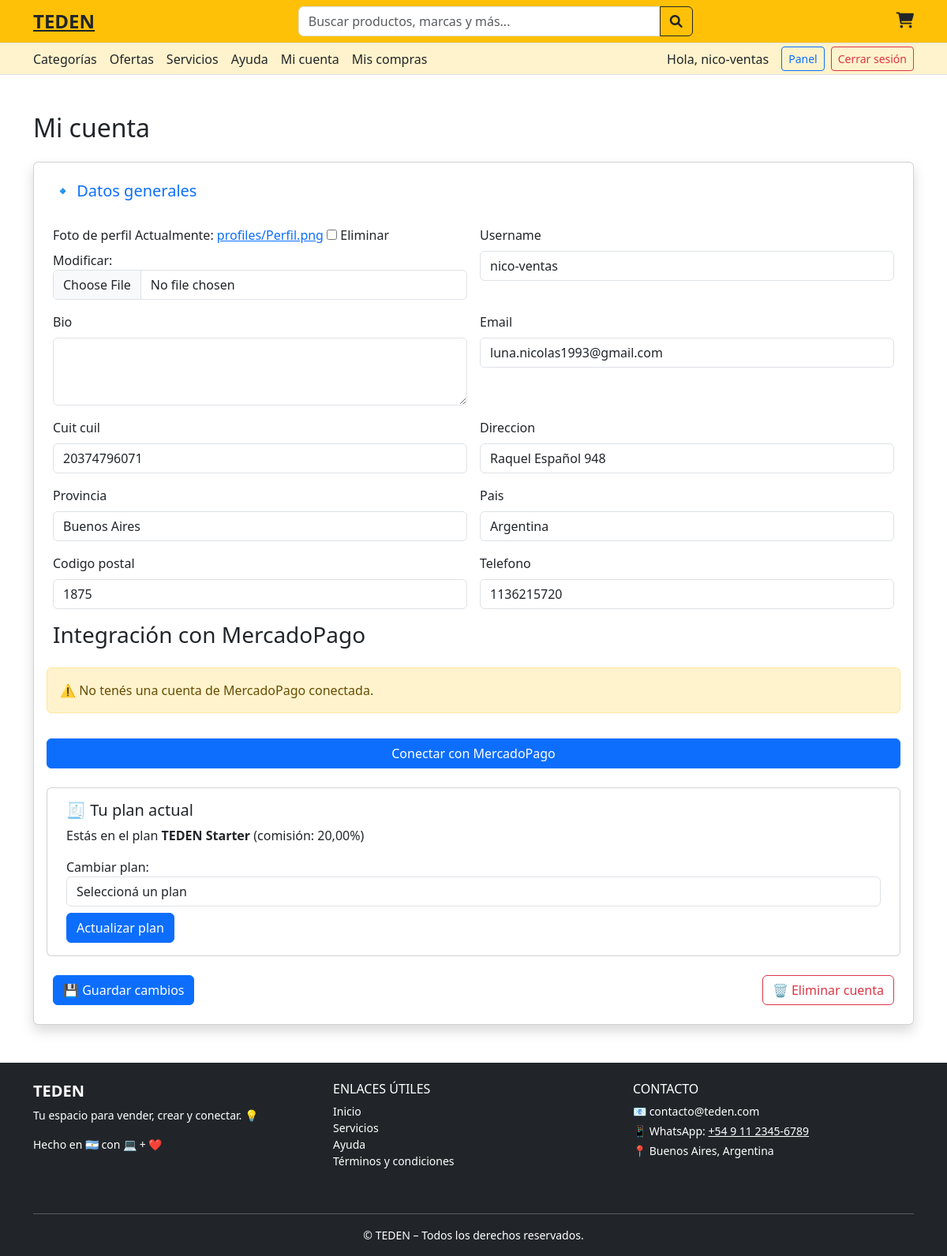
Screenshot of /mi-cuenta/ (signed in) with the database file from the repository.
### users/models.py (models this page shows, shortened)
class User(AbstractUser):
    email = models.EmailField(unique=True)
    role = models.CharField(
        max_length=10,
        choices=[('buyer', 'Comprador'), ('seller', 'Vendedor')],
        blank=True,
        null=True
    )
    ofrece_servicios = models.BooleanField(default=False)
    bio = models.TextField(blank=True)
    profile_picture = models.ImageField(upload_to='profiles/', blank=True, null=True)
    cuit_cuil = models.CharField(max_length=20, blank=True, null=True)
    direccion = models.CharField(max_length=255, blank=True, null=True)
    provincia = models.CharField(max_length=100, blank=True, null=True)
    pais = models.CharField(max_length=100, blank=True, null=True)
    codigo_postal = models.CharField(max_length=20, blank=True, null=True)
    telefono = models.CharField(max_length=20, blank=True, null=True)

### plans/models.py (models this page shows, shortened)
class SellerProfile(models.Model):
    user = models.OneToOneField(User, on_delete=models.CASCADE)
    plan = models.ForeignKey(SellerPlan, on_delete=models.SET_NULL, null=True, blank=True)
    mercadopagocredential = models.OneToOneField(
        'plans.MercadoPagoCredential',
        null=True,
        blank=True,
        on_delete=models.SET_NULL,
        related_name='seller_profile_reverse'  # 🔑 clave para que no choque con reverso automático
    )

class SellerPlan(models.Model):
    PLAN_CHOICES = [
        ('starter', 'TEDEN Starter'),
        ('plus', 'TEDEN Plus'),
        ('pro', 'TEDEN Pro'),
    ]
    name = models.CharField(max_length=50, choices=PLAN_CHOICES, unique=True)
    description = models.TextField()
    monthly_price = models.DecimalField(max_digits=6, decimal_places=2, default=0.00)
    max_products = models.PositiveIntegerField(null=True, blank=True)
    max_services = models.PositiveIntegerField(null=True, blank=True)
    max_stores = models.PositiveIntegerField(null=True, blank=True)
    promoted_products = models.PositiveIntegerField(default=0)
    commission_percent = models.DecimalField(max_digits=5, decimal_places=2, default=20.0)

### users/views.py (the view)
# urls.py: path('mi-cuenta/', views.mi_cuenta, name='mi_cuenta'),
@login_required
def mi_cuenta(request):
    user = request.user
    if user.role == 'seller':
        starter_plan, _ = SellerPlan.objects.get_or_create(
            name='starter',
            defaults={
                'description': 'Plan base Starter de TEDEN',
                'monthly_price': 0.00,
                'max_products': None,
                'max_services': None,
                'max_stores': None,
                'promoted_products': 0,
                'commission_percent': 20.0,
            }
        )
        seller_profile, _ = SellerProfile.objects.get_or_create(
            user=user,
            defaults={'plan': starter_plan}
        )
    else:
        seller_profile = None
    if request.method == 'POST':
        form = EditProfileForm(request.POST, request.FILES, instance=user)
        if form.is_valid():
            form.save()
            messages.success(request, "Tus datos fueron actualizados correctamente.")
            return redirect('mi_cuenta')
    else:
        form = EditProfileForm(instance=user)
    planes = SellerPlan.objects.all()
    return render(request, 'users/mi_cuenta.html', {
        'form': form,
        'es_vendedor': user.role == 'seller',
        'planes': planes,
        'seller_profile': seller_profile,
    })

### products/templatetags/form_tags.py (called while the page is built)
@register.filter(name='add_class')
def add_class(field, css_class):
    if isinstance(field, BoundField):
        return field.as_widget(attrs={"class": css_class})
    return field

### users/templates/users/mi_cuenta.html (shortened to what this page needs)
{% include "partials/header.html" %}
{% include "partials/register_modal.html" %}
{% load static %}
{% load widget_tweaks %}
{% block content %}
<main>
  <div class="container mt-5">
    <h2 class="mb-4">Mi cuenta</h2>
    <div class="card shadow rounded p-4">
      <form method="post" enctype="multipart/form-data">
        <div class="row g-3">
          <div class="col-12">
            <h5 class="text-primary mb-3">🔹 Datos generales</h5>
          </div>
          {% for field in form.visible_fields %}
            {% if field.name in "username,email,bio,profile_picture" %}
              <div class="col-md-6">
                <label class="form-label" for="{{ field.id_for_label }}">{{ field.label }}</label>
                {{ field|add_class:"form-control" }}
              </div>
            {% endif %}
          {% endfor %}
          {% for field in form.visible_fields %}
            {% if field.name in "cuit_cuil,direccion,provincia,pais,codigo_postal,telefono" %}
              <div class="col-md-6">
                <label class="form-label" for="{{ field.id_for_label }}">{{ field.label }}</label>
                {{ field|add_class:"form-control" }}
              </div>
            {% endif %}
          {% endfor %}
          {% if es_vendedor and seller_profile %}
            <h3>Integración con MercadoPago</h3>
            {% if seller_profile.mercadopagocredential %}
              <div class="alert alert-success">
                ✅ Cuenta conectada (ID: {{ seller_profile.mercadopagocredential.user_id }})
              </div>
              <a href="{% url 'mp_desconectar' %}" class="btn btn-danger">Desconectar MercadoPago</a>
            {% else %}
              <div class="alert alert-warning">
                ⚠️ No tenés una cuenta de MercadoPago conectada.
              </div>
              <a href="{% url 'mp_conectar' %}" class="btn btn-primary">Conectar con MercadoPago</a>
            {% endif %}
            <div class="card mt-4">
              <div class="card-body">
                <h5 class="card-title">🧾 Tu plan actual</h5>
                <p>Estás en el plan
                  <strong>TEDEN {{ seller_profile.plan.name|title }}</strong>
                  (comisión: {{ seller_profile.plan.commission_percent }}%)
                </p>
                <div class="form-group">
                  <label for="planSelector">Cambiar plan:</label>
                  <select id="planSelector" class="form-control" required>
                    <option value="">Seleccioná un plan</option>
                  </select>
                </div>
                <button type="button" onclick="redirigirACambioDePlan()" class="btn btn-primary mt-2">
                  Actualizar plan
                </button>
              </div>
            </div>
          {% endif %}
          <div class="col-12 d-flex justify-content-between mt-4">
            <button type="submit" class="btn btn-primary">💾 Guardar cambios</button>
            <a href="{% url 'eliminar_cuenta' %}" class="btn btn-outline-danger"
               onclick="return confirm('¿Estás seguro de que querés eliminar tu cuenta? Esta acción no se puede deshacer.')">
              🗑️ Eliminar cuenta
            </a>
          </div>
        </div>
      </form>
    </div>
  </div>
</main>
{% endblock %}
{% include "partials/footer.html" %}

### core/templates/partials/header.html (shortened to what this page needs)
<!DOCTYPE html>
<html lang="es">
<head>
  {% load static %}
  <link rel="stylesheet" href="https://cdn.jsdelivr.net/npm/bootstrap@5.3.0/dist/css/bootstrap.min.css">
  <link rel="stylesheet" href="https://cdnjs.cloudflare.com/ajax/libs/font-awesome/6.0.0-beta3/css/all.min.css">
</head>
<body>
<div class="bg-warning py-2 border-bottom">
  <div class="container d-flex flex-wrap justify-content-between align-items-center">
    <div class="d-flex align-items-center gap-3">
      <span class="fw-bold fs-4"><a href="{% url 'home' %}" class="text-decoration-none, text-dark">TEDEN</a></span>
    </div>
    <form class="flex-grow-1 mx-4" style="max-width: 500px;">
      <div class="input-group">
        <input type="text" class="form-control" placeholder="Buscar productos, marcas y más...">
        <button class="btn btn-outline-dark" type="submit"><i class="fas fa-search"></i></button>
      </div>
    </form>
    <div class="d-flex align-items-center gap-3">
      <a href="#" class="text-dark" data-bs-toggle="modal" data-bs-target="#cartModal"><i class="fas fa-shopping-cart fs-5"></i></a>
    </div>
  </div>
</div>
<div class="bg-warning-subtle py-1 border-bottom">
  <div class="container d-flex justify-content-between align-items-center flex-wrap gap-2">
    <div class="d-flex flex-wrap gap-3">
      <a class="text-dark text-decoration-none" href="{% url 'lista_categorias' %}">Categorías</a>
      <a href="#" class="text-dark text-decoration-none">Ofertas</a>
      <a class="text-dark text-decoration-none" href="{% url 'ver_servicios' %}">Servicios</a>
      <a  href="{% url 'ayuda' %}" class="text-dark text-decoration-none">Ayuda</a>
      {% if user.is_authenticated %}
        <a href="{% url 'mi_cuenta' %}" class="text-dark text-decoration-none">Mi cuenta</a>
      {% endif %}
      <a href="{% url 'mis_compras' %}" class="text-dark text-decoration-none">Mis compras</a>
    </div>
    <div class="d-flex gap-2 align-items-center">
      {% if user.is_authenticated %}
        <span class="me-2">Hola, {{ user.first_name|default:user.username }}</span>
        {% if user.role == 'seller' %}
          <a href="{% url 'dashboard' %}" class="btn btn-outline-primary btn-sm">Panel</a>
        {% endif %}
        <form method="POST" action="{% url 'logout' %}" class="m-0">
          <button type="submit" class="btn btn-outline-danger btn-sm">Cerrar sesión</button>
        </form>
      {% else %}
        <button class="btn btn-outline-dark btn-sm" data-bs-toggle="modal" data-bs-target="#loginModal">Ingresá</button>
        <button class="btn btn-outline-dark btn-sm" data-bs-toggle="modal" data-bs-target="#registerModal">Registrarse</button>
      {% endif %}
    </div>
  </div>
</div>
{% include "partials/register_modal.html" %}
</body>
</html>

### rows the page displays
User: first_name "nico-ventas", visible_fields "nico-ventas" "luna.nicolas1993@gmail.com", visible_fields "20374796071" "Raquel Español 948" "Buenos Aires" "Argentina" "1875" "1136215720"
SellerProfile: plan.name "Starter", plan.commission_percent "20,00"

### other values shown
{{ field.label }} "Foto de perfil" "Username" "Bio" "Email"
{{ field.label }} "Cuit cuil" "Direccion" "Provincia" "Pais" "Codigo postal" "Telefono"
